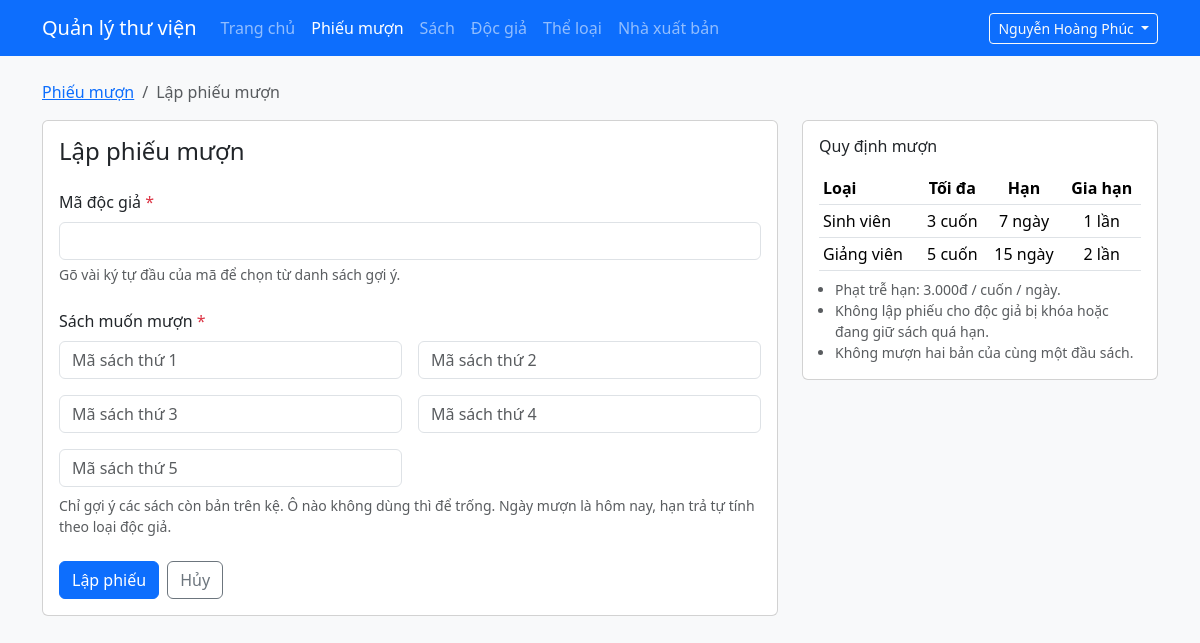
Page /admin/phieumuon-them.php (signed in) on the committed database.
### tables this page shows
CREATE TABLE loaidocgia (
  id               INT UNSIGNED NOT NULL AUTO_INCREMENT PRIMARY KEY,
  ten_loai         VARCHAR(50)  NOT NULL UNIQUE,
  so_sach_toi_da   TINYINT UNSIGNED NOT NULL,    
  so_ngay_muon     TINYINT UNSIGNED NOT NULL,    
  so_lan_gia_han   TINYINT UNSIGNED NOT NULL,    
  CHECK (so_sach_toi_da > 0),
  CHECK (so_ngay_muon > 0)
);

### includes/helpers.php (called while the page is built, shortened)
<?php
function e($chuoi): string
{
    return htmlspecialchars((string) $chuoi, ENT_QUOTES | ENT_SUBSTITUTE, 'UTF-8');
}
function lopLoi(array $loi, string $truong): string
{
    return isset($loi[$truong]) ? ' is-invalid' : '';
}

### includes/csdl.php (called while the page is built, shortened)
<?php
function demDong(mysqli $conn, string $sql): int
{
    $ketQua = mysqli_query($conn, $sql);
    $hang   = mysqli_fetch_row($ketQua);
    return (int) $hang[0];
}

### db.php (called while the page is built, shortened)
<?php
$cauHinh = require __DIR__ . '/config.php';

### includes/muon-tra.php (called while the page is built, shortened)
<?php
require_once __DIR__ . '/csdl.php';
function tienVND($so): string
{
    return number_format((float) $so, 0, ',', '.') . 'đ';
}

### admin/phieumuon-them.php (the view, shortened to what this page needs)
<?php
require_once __DIR__ . '/../includes/khoi-tao-admin.php';
require_once __DIR__ . '/../includes/muon-tra.php';
$soOSach = (int) demDong($conn, 'SELECT IFNULL(MAX(so_sach_toi_da), 1) FROM loaidocgia');
$soOSach = max(1, min($soOSach, 10));
$maDocGia = '';
$dsMa     = array_fill(0, $soOSach, '');
$loi      = ['ma_doc_gia' => '', 'chung' => '', 'sach' => []];
$loiO = [];
$dsLoai = mysqli_fetch_all(
    mysqli_query($conn, 'SELECT ten_loai, so_sach_toi_da, so_ngay_muon, so_lan_gia_han FROM loaidocgia ORDER BY id'),
    MYSQLI_ASSOC
);
$tienPhatMoiNgay = (int) ($cauHinh['tien_phat_moi_ngay'] ?? 3000);
require __DIR__ . '/../includes/admin-dau.php';
?>
<nav aria-label="breadcrumb">
    <ol class="breadcrumb">
        <li class="breadcrumb-item"><a href="phieumuon.php">Phiếu mượn</a></li>
        <li class="breadcrumb-item active" aria-current="page">Lập phiếu mượn</li>
    </ol>
</nav>
<div class="row g-4">
    <div class="col-lg-8">
        <div class="card">
            <div class="card-body">
                <h1 class="h4 mb-4">Lập phiếu mượn</h1>
                <form method="post" novalidate autocomplete="off">
                    <div class="mb-4">
                        <label for="ma_doc_gia" class="form-label">Mã độc giả <span class="text-danger">*</span></label>
                        <input type="text" class="form-control<?= lopLoi($loiO, 'ma_doc_gia') ?>" id="ma_doc_gia"
                               name="ma_doc_gia" value="<?= e($maDocGia) ?>" maxlength="20" list="goi-y-doc-gia" autofocus>
                        <div class="form-text">Gõ vài ký tự đầu của mã để chọn từ danh sách gợi ý.</div>
                    </div>
                    <p class="form-label mb-2">Sách muốn mượn <span class="text-danger">*</span></p>
                    <div class="row g-3">
                        <?php for ($i = 0; $i < $soOSach; $i++): ?>
                            <div class="col-md-6">
                                <input type="text" class="form-control<?= isset($loi['sach'][$i]) ? ' is-invalid' : '' ?>"
                                       name="ma_sach[<?= $i ?>]" value="<?= e($dsMa[$i]) ?>" maxlength="20"
                                       list="goi-y-sach" placeholder="Mã sách thứ <?= $i + 1 ?>"
                                       aria-label="Mã sách thứ <?= $i + 1 ?>">
                            </div>
                        <?php endfor; ?>
                    </div>
                    <div class="form-text mt-2">
                        Chỉ gợi ý các sách còn bản trên kệ. Ô nào không dùng thì để trống.
                        Ngày mượn là hôm nay, hạn trả tự tính theo loại độc giả.
                    </div>
                    <div class="mt-4 d-flex gap-2">
                        <button type="submit" class="btn btn-primary">Lập phiếu</button>
                        <a href="phieumuon.php" class="btn btn-outline-secondary">Hủy</a>
                    </div>
                </form>
            </div>
        </div>
    </div>
    <div class="col-lg-4">
        <div class="card">
            <div class="card-body">
                <h2 class="h6 mb-3">Quy định mượn</h2>
                <table class="table table-sm mb-2">
                    <thead>
                        <tr><th>Loại</th><th class="text-center">Tối đa</th><th class="text-center">Hạn</th><th class="text-center">Gia hạn</th></tr>
                    </thead>
                    <tbody>
                    <?php foreach ($dsLoai as $loai): ?>
                        <tr>
                            <td><?= e($loai['ten_loai']) ?></td>
                            <td class="text-center"><?= (int) $loai['so_sach_toi_da'] ?> cuốn</td>
                            <td class="text-center"><?= (int) $loai['so_ngay_muon'] ?> ngày</td>
                            <td class="text-center"><?= (int) $loai['so_lan_gia_han'] ?> lần</td>
                        </tr>
                    <?php endforeach; ?>
                    </tbody>
                </table>
                <ul class="small text-muted ps-3 mb-0">
                    <li>Phạt trễ hạn: <?= e(tienVND($tienPhatMoiNgay)) ?> / cuốn / ngày.</li>
                    <li>Không lập phiếu cho độc giả bị khóa hoặc đang giữ sách quá hạn.</li>
                    <li>Không mượn hai bản của cùng một đầu sách.</li>
                </ul>
            </div>
        </div>
    </div>
</div>
<?php require __DIR__ . '/../includes/admin-cuoi.php'; ?>

### rows in the picture
loaidocgia: ten_loai "Sinh viên", so_sach_toi_da "3", so_ngay_muon "7", so_lan_gia_han "1"
loaidocgia: ten_loai "Giảng viên", so_sach_toi_da "5", so_ngay_muon "15", so_lan_gia_han "2"

### other values in the picture
$nhanVien['ho_ten'] "Nguyễn Hoàng Phúc"
tienVND($tienPhatMoiNgay) "3.000đ"
